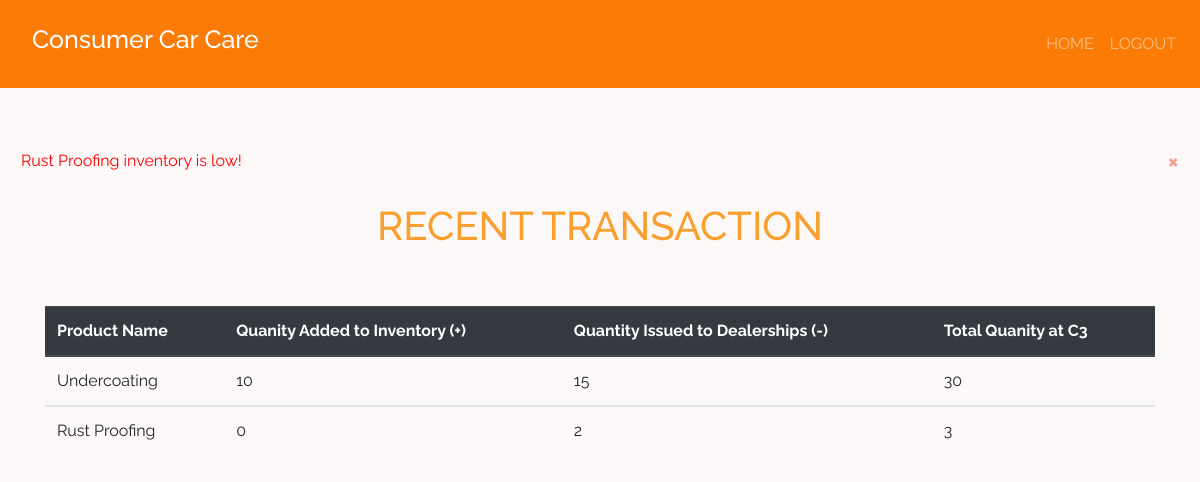
Page /all_sales/ (signed in) on the committed database.
### product/models.py (models this page shows, shortened)
class Product(models.Model):
    category_name = models.ForeignKey(Category, on_delete = models.CASCADE,null = True, blank = True )
    item_name = models.CharField(max_length = 50, null = True, blank = True)
    total_quantity = models.IntegerField(default = 0, null = True, blank = True)
    issued_quantity = models.IntegerField(default = 0, null = True, blank = True)
    received_quantity = models.IntegerField(default = 0, null = True, blank = True)

### product/views.py (the view)
# urls.py: path('all_sales/', views.all_sales, name = 'all_sales'),
def all_sales(request):
    product = Product.objects.all().order_by('id')
    return render(request, 'product/all_sales.html',
     {'products': product, })

### product/templates/product/all_sales.html
{% extends 'product/base.html'%}
{% block content%}
<br></br>
{%for product in products%}
{% if product.total_quantity <  5 %}
<div class="container-fluid p-0">
  <div class="alert  alert-dismissible" role="alert" style="color: rgb(255, 0, 0)" >
    <button type="button" class="close" data-dismiss="alert" aria-label="Close" class = "text-black text-center"
    style = "color: #f72a0ada">
      <span aria-hidden="True">&times;</span>
    </button>
    {{product.item_name}} inventory is low!
  </div>
</div>
{%endif%}
{% endfor %}
<div class = "container">
  <h1
    class= "text-center"
    class = "text-black text-center"
    style = "color: #f7900ada">
    RECENT TRANSACTION
  </h1>
  <br></br>
  <table class="table">
    <thead class="thead-dark">
      <tr>
        <th scope="col">Product Name</th>
        <th scope="col">Quanity Added to Inventory (+)</th>
        <th scope="col">Quantity Issued to Dealerships (-)</th>
        <th scope = "col">Total Quanity at C3</th>
      </tr>
    </thead>
    {% for product in products%}
    {% if product.issued_quantity > 0 or product.received_quantity > 0 %}
    <tbody>
      <tr>
        <td>{{product.item_name}}</td>
        <td>{{product.received_quantity}}</td>
        <td>{{product.issued_quantity}}</td>
        <td>{{product.total_quantity}}</td>
      </tr>
    </tbody>
    {%endif%}
    {% endfor %}
  </table>
</div>
{% endblock%}

### product/static/css/main.css (style rules this page uses)
html, body { position: relative; overflow-x: hidden; width: 100%; height: 100vh; display: table; position: relative; background-position: center; background-attachment: scroll; -o-background-size: cover; -moz-background-size: cover; -webkit-background-size: cover; background-size: cover; background-repeat: no-repeat; }
body { background-color: hsl(0, 33%, 98%); font-family: 'raleway'; }

### rows in the picture
Product: item_name "Rust Proofing", received_quantity "0", issued_quantity "2", total_quantity "3"
Product: item_name "Undercoating", received_quantity "10", issued_quantity "15", total_quantity "30"
